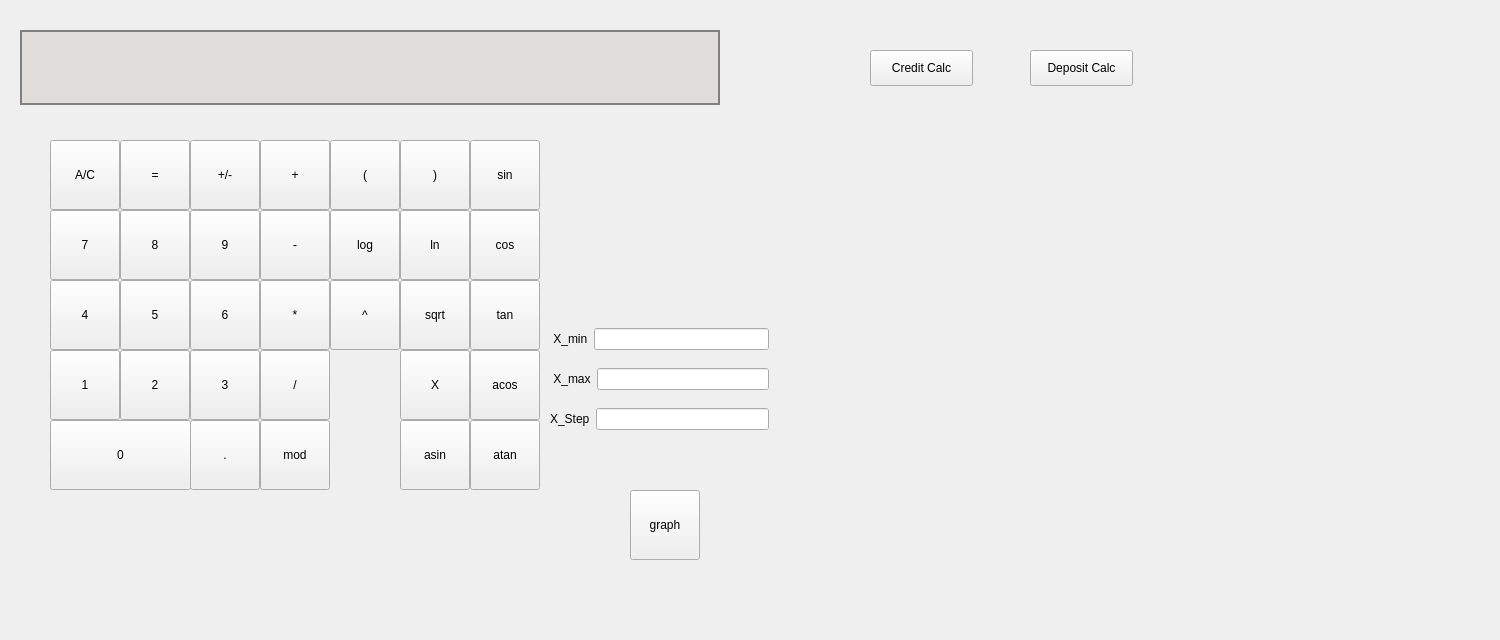
<?xml version="1.0" encoding="UTF-8"?>
<ui version="4.0">
 <class>MainWindow</class>
 <widget class="QMainWindow" name="MainWindow">
  <property name="geometry">
   <rect>
    <x>0</x>
    <y>0</y>
    <width>1500</width>
    <height>640</height>
   </rect>
  </property>
  <property name="windowTitle">
   <string>s21_calc</string>
  </property>
  <property name="toolButtonStyle">
   <enum>Qt::ToolButtonIconOnly</enum>
  </property>
  <widget class="QWidget" name="centralwidget">
   <property name="enabled">
    <bool>true</bool>
   </property>
   <widget class="QLabel" name="res">
    <property name="geometry">
     <rect>
      <x>20</x>
      <y>30</y>
      <width>700</width>
      <height>75</height>
     </rect>
    </property>
    <property name="font">
     <font>
      <pointsize>14</pointsize>
     </font>
    </property>
    <property name="styleSheet">
     <string notr="true">QLabel {
	qproperty-alignment: 'AlignVCenter | AlignRight';
	border: 2px solid gray;
	background-color: rgb(222, 221, 218);
}</string>
    </property>
    <property name="text">
     <string/>
    </property>
   </widget>
   <widget class="QPushButton" name="pushButton_Clear">
    <property name="geometry">
     <rect>
      <x>50</x>
      <y>140</y>
      <width>70</width>
      <height>70</height>
     </rect>
    </property>
    <property name="text">
     <string>A/C</string>
    </property>
   </widget>
   <widget class="QPushButton" name="pushButton_percent">
    <property name="geometry">
     <rect>
      <x>190</x>
      <y>140</y>
      <width>70</width>
      <height>70</height>
     </rect>
    </property>
    <property name="text">
     <string>+/-</string>
    </property>
   </widget>
   <widget class="QPushButton" name="pushButton_plus">
    <property name="geometry">
     <rect>
      <x>260</x>
      <y>140</y>
      <width>70</width>
      <height>70</height>
     </rect>
    </property>
    <property name="text">
     <string>+</string>
    </property>
   </widget>
   <widget class="QPushButton" name="pushButton_leftskobka">
    <property name="geometry">
     <rect>
      <x>330</x>
      <y>140</y>
      <width>70</width>
      <height>70</height>
     </rect>
    </property>
    <property name="text">
     <string>(</string>
    </property>
   </widget>
   <widget class="QPushButton" name="pushButton9">
    <property name="geometry">
     <rect>
      <x>190</x>
      <y>210</y>
      <width>70</width>
      <height>70</height>
     </rect>
    </property>
    <property name="text">
     <string>9</string>
    </property>
   </widget>
   <widget class="QPushButton" name="pushButton_sub">
    <property name="geometry">
     <rect>
      <x>260</x>
      <y>210</y>
      <width>70</width>
      <height>70</height>
     </rect>
    </property>
    <property name="text">
     <string>-</string>
    </property>
   </widget>
   <widget class="QPushButton" name="pushButton_log">
    <property name="geometry">
     <rect>
      <x>330</x>
      <y>210</y>
      <width>70</width>
      <height>70</height>
     </rect>
    </property>
    <property name="text">
     <string>log</string>
    </property>
   </widget>
   <widget class="QPushButton" name="pushButton8">
    <property name="geometry">
     <rect>
      <x>120</x>
      <y>210</y>
      <width>70</width>
      <height>70</height>
     </rect>
    </property>
    <property name="text">
     <string>8</string>
    </property>
   </widget>
   <widget class="QPushButton" name="pushButton7">
    <property name="geometry">
     <rect>
      <x>50</x>
      <y>210</y>
      <width>70</width>
      <height>70</height>
     </rect>
    </property>
    <property name="text">
     <string>7</string>
    </property>
   </widget>
   <widget class="QPushButton" name="pushButton6">
    <property name="geometry">
     <rect>
      <x>190</x>
      <y>280</y>
      <width>70</width>
      <height>70</height>
     </rect>
    </property>
    <property name="text">
     <string>6</string>
    </property>
   </widget>
   <widget class="QPushButton" name="pushButton_mul">
    <property name="geometry">
     <rect>
      <x>260</x>
      <y>280</y>
      <width>70</width>
      <height>70</height>
     </rect>
    </property>
    <property name="text">
     <string>*</string>
    </property>
   </widget>
   <widget class="QPushButton" name="pushButton_pow">
    <property name="geometry">
     <rect>
      <x>330</x>
      <y>280</y>
      <width>70</width>
      <height>70</height>
     </rect>
    </property>
    <property name="text">
     <string>^</string>
    </property>
   </widget>
   <widget class="QPushButton" name="pushButton5">
    <property name="geometry">
     <rect>
      <x>120</x>
      <y>280</y>
      <width>70</width>
      <height>70</height>
     </rect>
    </property>
    <property name="text">
     <string>5</string>
    </property>
   </widget>
   <widget class="QPushButton" name="pushButton4">
    <property name="geometry">
     <rect>
      <x>50</x>
      <y>280</y>
      <width>70</width>
      <height>70</height>
     </rect>
    </property>
    <property name="text">
     <string>4</string>
    </property>
   </widget>
   <widget class="QPushButton" name="pushButton3">
    <property name="geometry">
     <rect>
      <x>190</x>
      <y>350</y>
      <width>70</width>
      <height>70</height>
     </rect>
    </property>
    <property name="text">
     <string>3</string>
    </property>
   </widget>
   <widget class="QPushButton" name="pushButton_div">
    <property name="geometry">
     <rect>
      <x>260</x>
      <y>350</y>
      <width>70</width>
      <height>70</height>
     </rect>
    </property>
    <property name="text">
     <string>/</string>
    </property>
   </widget>
   <widget class="QPushButton" name="pushButton_graph">
    <property name="geometry">
     <rect>
      <x>630</x>
      <y>490</y>
      <width>70</width>
      <height>70</height>
     </rect>
    </property>
    <property name="text">
     <string>graph</string>
    </property>
   </widget>
   <widget class="QPushButton" name="pushButton2">
    <property name="geometry">
     <rect>
      <x>120</x>
      <y>350</y>
      <width>70</width>
      <height>70</height>
     </rect>
    </property>
    <property name="text">
     <string>2</string>
    </property>
   </widget>
   <widget class="QPushButton" name="pushButton1">
    <property name="geometry">
     <rect>
      <x>50</x>
      <y>350</y>
      <width>70</width>
      <height>70</height>
     </rect>
    </property>
    <property name="text">
     <string>1</string>
    </property>
   </widget>
   <widget class="QPushButton" name="pushButton_dot">
    <property name="geometry">
     <rect>
      <x>190</x>
      <y>420</y>
      <width>70</width>
      <height>70</height>
     </rect>
    </property>
    <property name="text">
     <string>.</string>
    </property>
   </widget>
   <widget class="QPushButton" name="pushButton_mod">
    <property name="geometry">
     <rect>
      <x>260</x>
      <y>420</y>
      <width>70</width>
      <height>70</height>
     </rect>
    </property>
    <property name="text">
     <string>mod</string>
    </property>
   </widget>
   <widget class="QPushButton" name="pushButton_atan">
    <property name="geometry">
     <rect>
      <x>470</x>
      <y>420</y>
      <width>70</width>
      <height>70</height>
     </rect>
    </property>
    <property name="text">
     <string>atan</string>
    </property>
   </widget>
   <widget class="QPushButton" name="pushButton0">
    <property name="geometry">
     <rect>
      <x>50</x>
      <y>420</y>
      <width>141</width>
      <height>70</height>
     </rect>
    </property>
    <property name="text">
     <string>0</string>
    </property>
   </widget>
   <widget class="QPushButton" name="pushButton_result">
    <property name="geometry">
     <rect>
      <x>120</x>
      <y>140</y>
      <width>70</width>
      <height>70</height>
     </rect>
    </property>
    <property name="text">
     <string>=</string>
    </property>
   </widget>
   <widget class="QPushButton" name="pushButton_X">
    <property name="geometry">
     <rect>
      <x>400</x>
      <y>350</y>
      <width>70</width>
      <height>70</height>
     </rect>
    </property>
    <property name="text">
     <string>X</string>
    </property>
   </widget>
   <widget class="QPushButton" name="pushButton_sqrt">
    <property name="geometry">
     <rect>
      <x>400</x>
      <y>280</y>
      <width>70</width>
      <height>70</height>
     </rect>
    </property>
    <property name="text">
     <string>sqrt</string>
    </property>
   </widget>
   <widget class="QPushButton" name="pushButton_rightsckobka">
    <property name="geometry">
     <rect>
      <x>400</x>
      <y>140</y>
      <width>70</width>
      <height>70</height>
     </rect>
    </property>
    <property name="text">
     <string>)</string>
    </property>
   </widget>
   <widget class="QPushButton" name="pushButton_ln">
    <property name="geometry">
     <rect>
      <x>400</x>
      <y>210</y>
      <width>70</width>
      <height>70</height>
     </rect>
    </property>
    <property name="text">
     <string>ln</string>
    </property>
   </widget>
   <widget class="QPushButton" name="pushButton_acos">
    <property name="geometry">
     <rect>
      <x>470</x>
      <y>350</y>
      <width>70</width>
      <height>70</height>
     </rect>
    </property>
    <property name="text">
     <string>acos</string>
    </property>
   </widget>
   <widget class="QPushButton" name="pushButton_cos">
    <property name="geometry">
     <rect>
      <x>470</x>
      <y>210</y>
      <width>70</width>
      <height>70</height>
     </rect>
    </property>
    <property name="text">
     <string>cos</string>
    </property>
   </widget>
   <widget class="QPushButton" name="pushButton_tan">
    <property name="geometry">
     <rect>
      <x>470</x>
      <y>280</y>
      <width>70</width>
      <height>70</height>
     </rect>
    </property>
    <property name="text">
     <string>tan</string>
    </property>
   </widget>
   <widget class="QPushButton" name="pushButton_asin">
    <property name="geometry">
     <rect>
      <x>400</x>
      <y>420</y>
      <width>70</width>
      <height>70</height>
     </rect>
    </property>
    <property name="text">
     <string>asin</string>
    </property>
   </widget>
   <widget class="QPushButton" name="pushButton_sin">
    <property name="geometry">
     <rect>
      <x>470</x>
      <y>140</y>
      <width>70</width>
      <height>70</height>
     </rect>
    </property>
    <property name="text">
     <string>sin</string>
    </property>
   </widget>
   <widget class="QCustomPlot" name="widget" native="true">
    <property name="geometry">
     <rect>
      <x>790</x>
      <y>150</y>
      <width>431</width>
      <height>421</height>
     </rect>
    </property>
   </widget>
   <widget class="QWidget" name="layoutWidget">
    <property name="geometry">
     <rect>
      <x>550</x>
      <y>320</y>
      <width>219</width>
      <height>38</height>
     </rect>
    </property>
    <layout class="QHBoxLayout" name="horizontalLayout_2">
     <item>
      <widget class="QLabel" name="label_2">
       <property name="text">
        <string> X_min</string>
       </property>
      </widget>
     </item>
     <item>
      <widget class="QLineEdit" name="x_min"/>
     </item>
    </layout>
   </widget>
   <widget class="QWidget" name="layoutWidget_2">
    <property name="geometry">
     <rect>
      <x>550</x>
      <y>400</y>
      <width>219</width>
      <height>38</height>
     </rect>
    </property>
    <layout class="QHBoxLayout" name="horizontalLayout_3">
     <item>
      <widget class="QLabel" name="label_3">
       <property name="text">
        <string>X_Step</string>
       </property>
      </widget>
     </item>
     <item>
      <widget class="QLineEdit" name="x_step"/>
     </item>
    </layout>
   </widget>
   <widget class="QWidget" name="layoutWidget">
    <property name="geometry">
     <rect>
      <x>550</x>
      <y>360</y>
      <width>219</width>
      <height>38</height>
     </rect>
    </property>
    <layout class="QHBoxLayout" name="horizontalLayout">
     <item>
      <widget class="QLabel" name="label">
       <property name="text">
        <string> X_max</string>
       </property>
      </widget>
     </item>
     <item>
      <widget class="QLineEdit" name="x_max"/>
     </item>
    </layout>
   </widget>
   <widget class="QPushButton" name="pushButton">
    <property name="geometry">
     <rect>
      <x>870</x>
      <y>50</y>
      <width>103</width>
      <height>36</height>
     </rect>
    </property>
    <property name="text">
     <string>Credit Calc</string>
    </property>
   </widget>
   <widget class="QPushButton" name="pushButton_2">
    <property name="geometry">
     <rect>
      <x>1030</x>
      <y>50</y>
      <width>103</width>
      <height>36</height>
     </rect>
    </property>
    <property name="text">
     <string>Deposit Calc</string>
    </property>
   </widget>
  </widget>
 </widget>
 <customwidgets>
  <customwidget>
   <class>QCustomPlot</class>
   <extends>QWidget</extends>
   <header>qcustomplot.h</header>
   <container>1</container>
  </customwidget>
 </customwidgets>
 <resources/>
 <connections/>
</ui>
